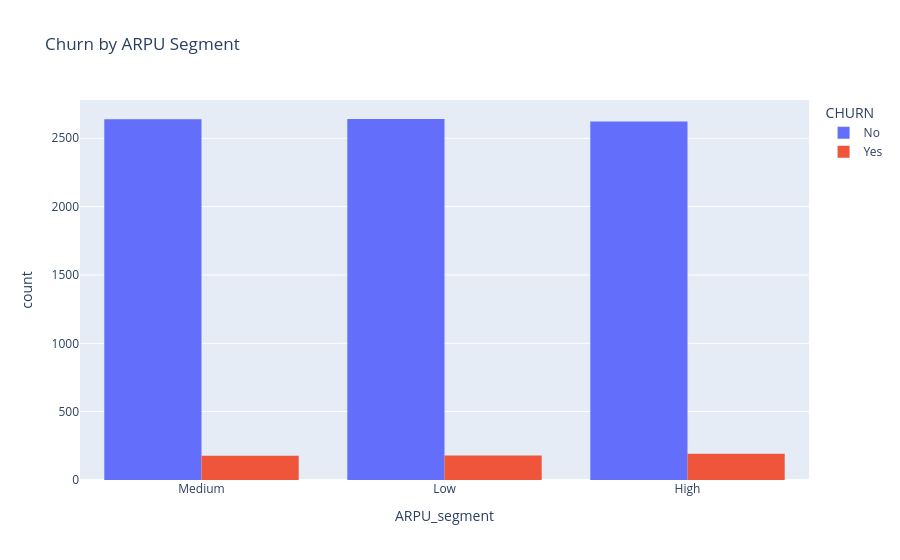

Notebook code for this chart:
### Code cell
df_churn['ARPU_segment'] = pd.qcut(
    df_churn['ARPU'],
    q=3,
    labels=['Low', 'Medium', 'High']
)

churn_rate = pd.crosstab(
    df_churn['ARPU_segment'],
    df_churn['CHURN'],
    normalize='index'
)

fig = px.histogram(
    df_churn,
    x="ARPU_segment",
    color="CHURN",
    barmode="group",
    title="Churn by ARPU Segment"
)

fig.show()

### Figure 1 — Plotly figure (JSON) as saved in the notebook; plotly's stock layout.template omitted (floating-point values rounded to 4 significant figures; data arrays with more than 128 entries replaced by an {"elided": "..."} marker saying what was removed)
{"data": [{"alignmentgroup": "True", "bingroup": "x", "hovertemplate": "CHURN=No<br>ARPU_segment=%{x}<br>count=%{y}<extra></extra>", "legendgroup": "No", "marker": {"color": "#636efa", "pattern": {"shape": ""}}, "name": "No", "offsetgroup": "No", "orientation": "v", "showlegend": true, "type": "histogram", "x": {"elided": "7904 str values"}, "xaxis": "x", "yaxis": "y"}, {"alignmentgroup": "True", "bingroup": "x", "hovertemplate": "CHURN=Yes<br>ARPU_segment=%{x}<br>count=%{y}<extra></extra>", "legendgroup": "Yes", "marker": {"color": "#EF553B", "pattern": {"shape": ""}}, "name": "Yes", "offsetgroup": "Yes", "orientation": "v", "showlegend": true, "type": "histogram", "x": {"elided": "549 str values"}, "xaxis": "x", "yaxis": "y"}], "layout": {"barmode": "group", "legend": {"title": {"text": "CHURN"}, "tracegroupgap": 0}, "title": {"text": "Churn by ARPU Segment"}, "xaxis": {"anchor": "y", "domain": [0, 1], "title": {"text": "ARPU_segment"}}, "yaxis": {"anchor": "x", "domain": [0, 1], "title": {"text": "count"}}}}
